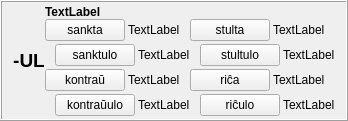
        <widget class="QFrame" name="frame_33">
         <property name="frameShape">
          <enum>QFrame::Box</enum>
         </property>
         <property name="frameShadow">
          <enum>QFrame::Raised</enum>
         </property>
         <layout class="QHBoxLayout" name="horizontalLayout_57">
          <property name="spacing">
           <number>0</number>
          </property>
          <property name="topMargin">
           <number>3</number>
          </property>
          <property name="bottomMargin">
           <number>3</number>
          </property>
          <item>
           <widget class="QLabel" name="label_322">
            <property name="sizePolicy">
             <sizepolicy hsizetype="Maximum" vsizetype="Preferred">
              <horstretch>0</horstretch>
              <verstretch>0</verstretch>
             </sizepolicy>
            </property>
            <property name="styleSheet">
             <string notr="true">font-size: 14pt;
font-weight: bold;</string>
            </property>
            <property name="text">
             <string>-UL</string>
            </property>
            <property name="alignment">
             <set>Qt::AlignCenter</set>
            </property>
            <property name="lingvo" stdset="0">
             <string>eo</string>
            </property>
           </widget>
          </item>
          <item>
           <layout class="QVBoxLayout" name="verticalLayout_30">
            <item>
             <widget class="QLabel" name="Lec09_Label705">
              <property name="sizePolicy">
               <sizepolicy hsizetype="Preferred" vsizetype="Maximum">
                <horstretch>0</horstretch>
                <verstretch>0</verstretch>
               </sizepolicy>
              </property>
              <property name="styleSheet">
               <string notr="true">font-weight: bold;</string>
              </property>
              <property name="text">
               <string>TextLabel</string>
              </property>
              <property name="wordWrap">
               <bool>true</bool>
              </property>
             </widget>
            </item>
            <item>
             <layout class="QHBoxLayout" name="horizontalLayout">
              <item>
               <layout class="QVBoxLayout" name="verticalLayout_398">
                <property name="spacing">
                 <number>3</number>
                </property>
                <item>
                 <layout class="QVBoxLayout" name="verticalLayout_399">
                  <property name="spacing">
                   <number>3</number>
                  </property>
                  <item>
                   <layout class="QHBoxLayout" name="horizontalLayout_646" stretch="3,1">
                    <item>
                     <widget class="neklakebla" name="Lec09_Button665">
                      <property name="sizePolicy">
                       <sizepolicy hsizetype="Maximum" vsizetype="Fixed">
                        <horstretch>0</horstretch>
                        <verstretch>0</verstretch>
                       </sizepolicy>
                      </property>
                      <property name="text">
                       <string>sankta</string>
                      </property>
                     </widget>
                    </item>
                    <item>
                     <widget class="QLabel" name="Lec09_Label706">
                      <property name="text">
                       <string>TextLabel</string>
                      </property>
                      <property name="wordWrap">
                       <bool>true</bool>
                      </property>
                     </widget>
                    </item>
                   </layout>
                  </item>
                  <item>
                   <layout class="QHBoxLayout" name="horizontalLayout_647" stretch="0,3,1">
                    <item>
                     <widget class="label_sago_reversa" name="label_405">
                      <property name="sizePolicy">
                       <sizepolicy hsizetype="Maximum" vsizetype="Preferred">
                        <horstretch>0</horstretch>
                        <verstretch>0</verstretch>
                       </sizepolicy>
                      </property>
                      <property name="text">
                       <string/>
                      </property>
                      <property name="pixmap">
                       <pixmap resource="ikonoj.qrc">:/ikonoj/sago_revena.png</pixmap>
                      </property>
                     </widget>
                    </item>
                    <item>
                     <widget class="neklakebla" name="Lec09_Button666">
                      <property name="sizePolicy">
                       <sizepolicy hsizetype="Maximum" vsizetype="Fixed">
                        <horstretch>0</horstretch>
                        <verstretch>0</verstretch>
                       </sizepolicy>
                      </property>
                      <property name="text">
                       <string>sanktulo</string>
                      </property>
                     </widget>
                    </item>
                    <item>
                     <widget class="QLabel" name="Lec09_Label707">
                      <property name="text">
                       <string>TextLabel</string>
                      </property>
                      <property name="wordWrap">
                       <bool>true</bool>
                      </property>
                     </widget>
                    </item>
                   </layout>
                  </item>
                 </layout>
                </item>
                <item>
                 <layout class="QVBoxLayout" name="verticalLayout_400">
                  <property name="spacing">
                   <number>3</number>
                  </property>
                  <item>
                   <layout class="QHBoxLayout" name="horizontalLayout_648" stretch="3,1">
                    <item>
                     <widget class="neklakebla" name="Lec09_Button667">
                      <property name="sizePolicy">
                       <sizepolicy hsizetype="Maximum" vsizetype="Fixed">
                        <horstretch>0</horstretch>
                        <verstretch>0</verstretch>
                       </sizepolicy>
                      </property>
                      <property name="text">
                       <string>kontraŭ</string>
                      </property>
                     </widget>
                    </item>
                    <item>
                     <widget class="QLabel" name="Lec09_Label708">
                      <property name="text">
                       <string>TextLabel</string>
                      </property>
                      <property name="wordWrap">
                       <bool>true</bool>
                      </property>
                     </widget>
                    </item>
                   </layout>
                  </item>
                  <item>
                   <layout class="QHBoxLayout" name="horizontalLayout_649" stretch="0,3,1">
                    <item>
                     <widget class="label_sago_reversa" name="label_406">
                      <property name="sizePolicy">
                       <sizepolicy hsizetype="Maximum" vsizetype="Preferred">
                        <horstretch>0</horstretch>
                        <verstretch>0</verstretch>
                       </sizepolicy>
                      </property>
                      <property name="text">
                       <string/>
                      </property>
                      <property name="pixmap">
                       <pixmap resource="ikonoj.qrc">:/ikonoj/sago_revena.png</pixmap>
                      </property>
                     </widget>
                    </item>
                    <item>
                     <widget class="neklakebla" name="Lec09_Button58">
                      <property name="sizePolicy">
                       <sizepolicy hsizetype="Maximum" vsizetype="Fixed">
                        <horstretch>0</horstretch>
                        <verstretch>0</verstretch>
                       </sizepolicy>
                      </property>
                      <property name="text">
                       <string>kontraŭulo</string>
                      </property>
                     </widget>
                    </item>
                    <item>
                     <widget class="QLabel" name="Lec09_Label59">
                      <property name="text">
                       <string>TextLabel</string>
                      </property>
                      <property name="wordWrap">
                       <bool>true</bool>
                      </property>
                     </widget>
                    </item>
                   </layout>
                  </item>
                 </layout>
                </item>
               </layout>
              </item>
              <item>
               <layout class="QVBoxLayout" name="verticalLayout_6">
                <property name="spacing">
                 <number>3</number>
                </property>
                <item>
                 <layout class="QVBoxLayout" name="verticalLayout_402">
                  <property name="spacing">
                   <number>3</number>
                  </property>
                  <item>
                   <layout class="QHBoxLayout" name="horizontalLayout_650" stretch="3,1">
                    <item>
                     <widget class="neklakebla" name="Lec09_Button65">
                      <property name="sizePolicy">
                       <sizepolicy hsizetype="Maximum" vsizetype="Fixed">
                        <horstretch>0</horstretch>
                        <verstretch>0</verstretch>
                       </sizepolicy>
                      </property>
                      <property name="text">
                       <string>stulta</string>
                      </property>
                     </widget>
                    </item>
                    <item>
                     <widget class="QLabel" name="Lec09_Label66">
                      <property name="text">
                       <string>TextLabel</string>
                      </property>
                      <property name="wordWrap">
                       <bool>true</bool>
                      </property>
                     </widget>
                    </item>
                   </layout>
                  </item>
                  <item>
                   <layout class="QHBoxLayout" name="horizontalLayout_651" stretch="0,3,1">
                    <item>
                     <widget class="label_sago_reversa" name="label_407">
                      <property name="sizePolicy">
                       <sizepolicy hsizetype="Maximum" vsizetype="Preferred">
                        <horstretch>0</horstretch>
                        <verstretch>0</verstretch>
                       </sizepolicy>
                      </property>
                      <property name="text">
                       <string/>
                      </property>
                      <property name="pixmap">
                       <pixmap resource="ikonoj.qrc">:/ikonoj/sago_revena.png</pixmap>
                      </property>
                     </widget>
                    </item>
                    <item>
                     <widget class="neklakebla" name="Lec09_Button66">
                      <property name="sizePolicy">
                       <sizepolicy hsizetype="Maximum" vsizetype="Fixed">
                        <horstretch>0</horstretch>
                        <verstretch>0</verstretch>
                       </sizepolicy>
                      </property>
                      <property name="text">
                       <string>stultulo</string>
                      </property>
                     </widget>
                    </item>
                    <item>
                     <widget class="QLabel" name="Lec09_Label67">
                      <property name="text">
                       <string>TextLabel</string>
                      </property>
                      <property name="wordWrap">
                       <bool>true</bool>
                      </property>
                     </widget>
                    </item>
                   </layout>
                  </item>
                 </layout>
                </item>
                <item>
                 <layout class="QVBoxLayout" name="verticalLayout_403">
                  <property name="spacing">
                   <number>3</number>
                  </property>
                  <item>
                   <layout class="QHBoxLayout" name="horizontalLayout_652" stretch="3,1">
                    <item>
                     <widget class="neklakebla" name="Lec09_Button67">
                      <property name="sizePolicy">
                       <sizepolicy hsizetype="Maximum" vsizetype="Fixed">
                        <horstretch>0</horstretch>
                        <verstretch>0</verstretch>
                       </sizepolicy>
                      </property>
                      <property name="text">
                       <string>riĉa</string>
                      </property>
                     </widget>
                    </item>
                    <item>
                     <widget class="QLabel" name="Lec09_Label68">
                      <property name="text">
                       <string>TextLabel</string>
                      </property>
                      <property name="wordWrap">
                       <bool>true</bool>
                      </property>
                     </widget>
                    </item>
                   </layout>
                  </item>
                  <item>
                   <layout class="QHBoxLayout" name="horizontalLayout_653" stretch="0,3,1">
                    <item>
                     <widget class="label_sago_reversa" name="label_408">
                      <property name="sizePolicy">
                       <sizepolicy hsizetype="Maximum" vsizetype="Preferred">
                        <horstretch>0</horstretch>
                        <verstretch>0</verstretch>
                       </sizepolicy>
                      </property>
                      <property name="text">
                       <string/>
                      </property>
                      <property name="pixmap">
                       <pixmap resource="ikonoj.qrc">:/ikonoj/sago_revena.png</pixmap>
                      </property>
                     </widget>
                    </item>
                    <item>
                     <widget class="neklakebla" name="Lec09_Button68">
                      <property name="sizePolicy">
                       <sizepolicy hsizetype="Maximum" vsizetype="Fixed">
                        <horstretch>0</horstretch>
                        <verstretch>0</verstretch>
                       </sizepolicy>
                      </property>
                      <property name="text">
                       <string>riĉulo</string>
                      </property>
                     </widget>
                    </item>
                    <item>
                     <widget class="QLabel" name="Lec09_Label69">
                      <property name="text">
                       <string>TextLabel</string>
                      </property>
                      <property name="wordWrap">
                       <bool>true</bool>
                      </property>
                     </widget>
                    </item>
                   </layout>
                  </item>
                 </layout>
                </item>
               </layout>
              </item>
             </layout>
            </item>
           </layout>
          </item>
         </layout>
        </widget>
